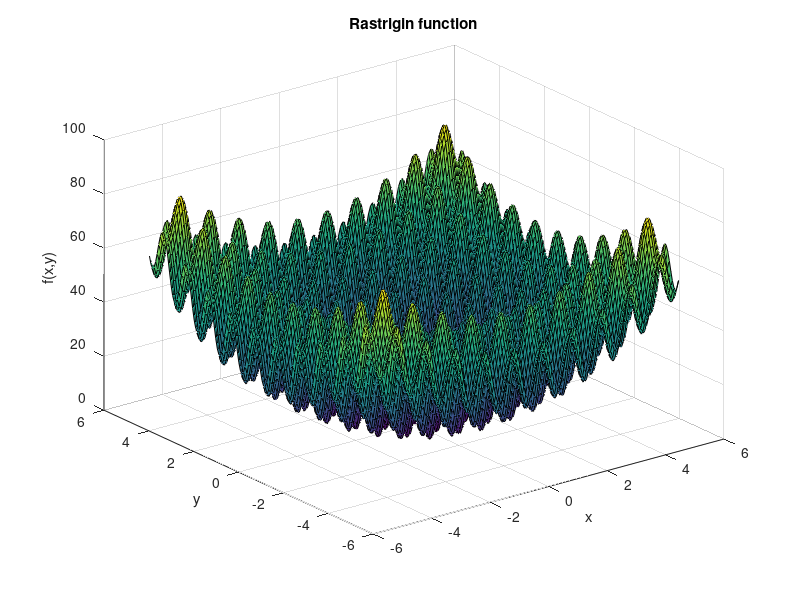
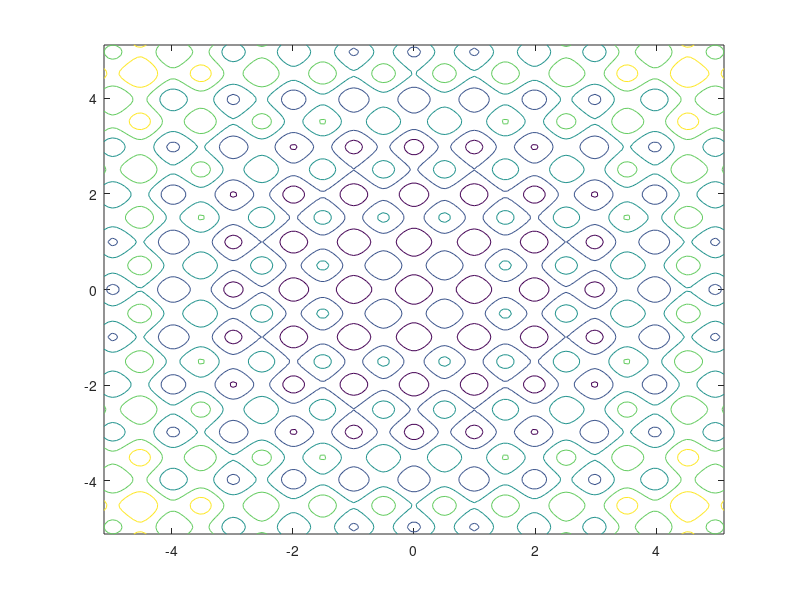

Here is the MATLAB script that generated these plots, in order: (Note: this script raises an error after producing the figures.)
% Comparison between Gradient Based optimization and Stochastic
% Optimization for the Rastrigin
clc; clear; close all;

function [f] = fun_Rastrigin(x,n,A)
fvec = x.^2-A*cos(2*pi.*x);
f = sum(fvec) + A*n;
% f = 0;
% for i=1:n
%     f = f+x(i)^2-A*cos(2*pi*x(i));
% end
% f = f + A*n; 
end

function [f,df] = fun_Rastrigin_and_grad(x,n,A)
fvec = x.^2-A*cos(2*pi.*x);
f = sum(fvec) + A*n;
df = 2.*x + 2*A*pi*sin(2*pi.*x);
end

n = 2; A = 10;
funobj  = @(x) fun_Rastrigin(x,n,A);

% lower bound and upper bound column vector for each variable
bound = 5.12;
lb = -bound*[1;1]; ub = -lb;

sample_points = 150;
x = linspace(-bound, bound, sample_points);
y = linspace(-bound, bound, sample_points);
[X,Y] = meshgrid(x,y);
Z = zeros(size(X));
for i = 1:length(x)
    for j = 1:length(y)
        Z(i,j) = funobj([X(i,j),Y(i,j)]);
    end
end

figure(1)
surf(X,Y,Z, 'EdgeColor', 'k')
title("Rastrigin function")
xlabel("x")
ylabel("y")
zlabel("f(x,y)")

N = 10; % number of runs for computing statistics

figure(2)
[C, hContour] = contour(X,Y,Z, 5, 'DisplayName', 'Rastrigin function'); 
title("Gradient-Based vs Stochastic Algorithms (" + num2str(N) + " runs)")
hold on


resultGA = zeros(N,1); xoptGA = zeros(N,2);
options = optimoptions('ga', 'Display', 'off');
for i = 1:N
    xoptGA(i,:) = ga(funobj, n,[],[],[],[],lb,ub,[],options); 
    resultGA(i) = funobj(xoptGA(i,:));
end

figure(2)
plot(xoptGA(:,1),xoptGA(:,2),'r*', 'MarkerSize', 6, 'DisplayName', 'Genetic');
hold on
legend

statsGA = [mean(resultGA); std(resultGA); min(resultGA); max(resultGA)];

% gradient based
funobjgrad  = @(x) fun_Rastrigin_and_grad(x,n,A);
xoptGB = zeros(N,2);
resultGB = zeros(N,1);
options = optimoptions('fminunc', 'Display', 'off');

for i = 1:N
    x0 = 2*(rand(2,1)-.5)*bound; % starting point
    xoptGB(i,:) = fminunc(funobjgrad, x0, options);
    resultGB(i) = funobj(xoptGB(i,:));
end

% figure(2)
plot(xoptGB(:,1),xoptGB(:,2),'b*', 'MarkerSize', 4, 'DisplayName', 'Gradient based');
xlim([-bound, bound])
ylim([-bound, bound])
hold off

statsGB = [mean(resultGB); std(resultGB); min(resultGB); max(resultGB)];

% statistics table
disp(">> Statistics:")
T = table(statsGB, statsGA, 'VariableNames', {'Gradient Based', 'Genetic'}, 'RowNames', {'mean', 'std','min', 'max'});
disp(T)

% table of x vector and f(x) for gb and ga: 10 runs
k = 10;
disp(">> Gradient Based:")
Tgb = table(xoptGB(1:k,1),xoptGB(1:k,2), resultGB(1:k), 'VariableNames', {'x_opt', 'y_opt', 'f(x_opt,y_opt)'});
disp(Tgb)

disp(">> Genetic:")
Tga = table(xoptGA(1:k,1),xoptGA(1:k,2), resultGA(1:k), 'VariableNames', {'x_opt', 'y_opt', 'f(x_opt,y_opt)'});
disp(Tga)

% trend of f_best on a stochastic run
options = optimoptions('ga', 'Display', 'off', 'PlotFcn','gaplotbestf');
ga(funobj, n,[],[],[],[],lb,ub,[],options); 